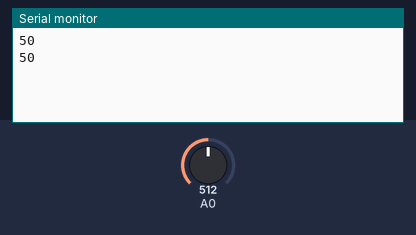
A sketch run on a simulated Arduino Uno, built with avr-gcc and run on an emulated ATmega328P. On the bench: the last lines printed to the serial monitor. The test bench sets the inputs (shaded band); at power-on: A0 = 512.

Above: at 1.8 s.
1.9 s: A0 set to 716
At 2.8 s:
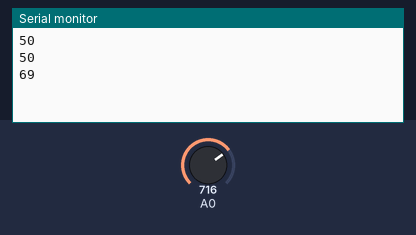
3.4 s: A0 set to 900
At 4.6 s:
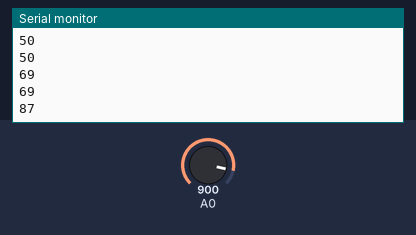
Timing chart, 0 to 6.4 s (numbered marks = the images above; inputs shaded):
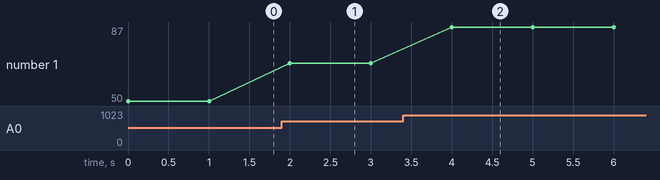

The sketch:

lightSensing.ino
```cpp
int sensorValue;
// variable to calibrate low value
int sensorLow = 0;
// variable to calibrate high value
int sensorHigh = 1023;
// LED pin

void setup() {
  Serial.begin(9600);
}

void loop() {
  //read the input from A0 and store it in a variable
  sensorValue = analogRead(A0);

  // map the sensor values to a wide range of pitches
  int i = map(sensorValue, sensorLow, sensorHigh, 0, 100);
  Serial.println(i);
  // play the tone for 20 ms on pin 8

  // wait for a moment
  delay(1000);
}
```

Measured:
- after the input at 1.9 s, the serial monitor: prints a new line after 0.10 s (image 1)
- after the input at 3.4 s, the serial monitor: prints a new line after 0.60 s (image 2)
- plotted number 1: 50 → 69 after the input at 1.9 s, 69 → 87 after the input at 3.4 s
